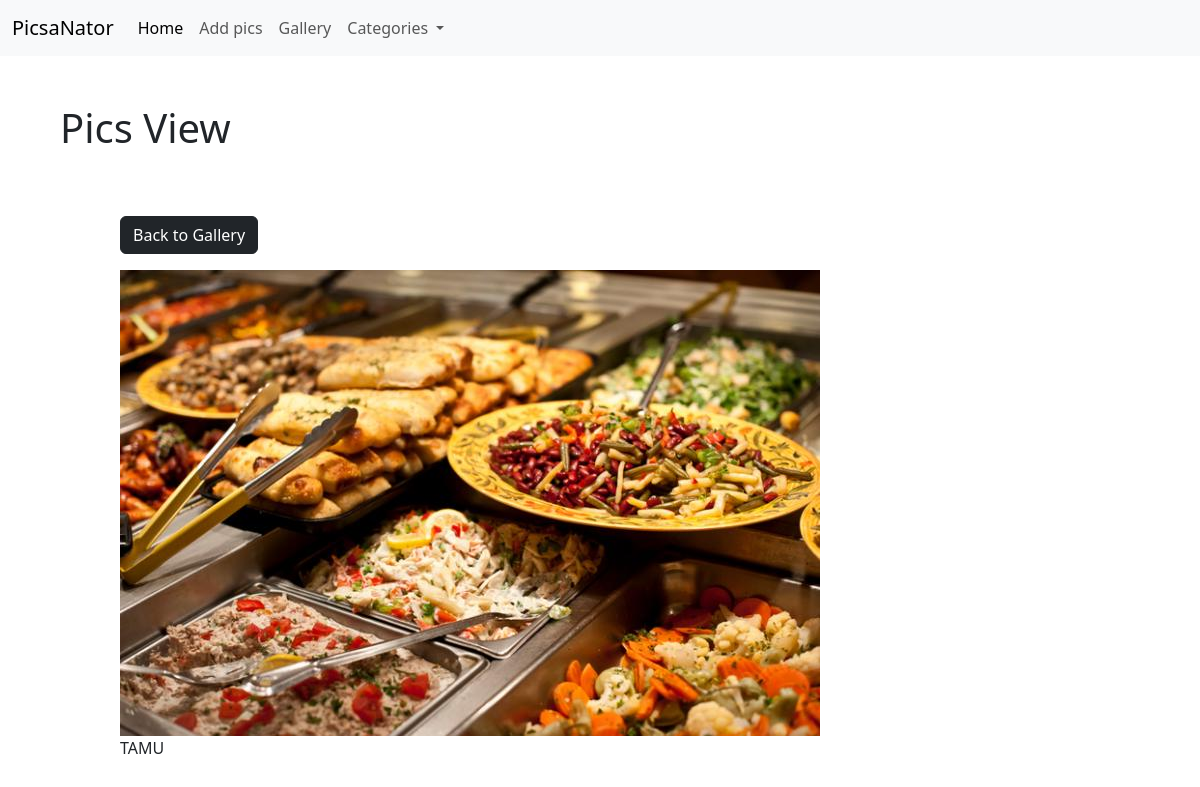
/picgallery/2/, run on the app's committed database.
### picgallery/models.py (models this page shows, shortened)
class Picture(models.Model):
  category =models.ForeignKey (Category, on_delete=models.SET_NULL, null=True, blank=True)
  image =models.ImageField(null=False, blank=False)
  description = models.TextField()

### picgallery/views.py (the view)
# urls.py: path('picgallery/<str:pk>/', views.view_photo, name='picgallery-view_photo'),
def view_photo(request,pk):
  picture = Picture.objects.get(id=pk)
  return render(request,'picgallery/view_photo.html',{'picture':picture})

### picgallery/templates/picgallery/view_photo.html
{% extends "picgallery/base.html" %}
  {% block content %}
  <h1>Pics View</h1>
  <div class="container m-5">
    <div class="row justify-content-center">
      <div class="col">
        <a href="{% url 'picgallery-gallery' %}" class="btn btn-dark my-3" >Back to Gallery</a>
        <div style="height: 90vh;">
          <img style="max-width: 100%; max-height: 100%"
               src="{{picture.image.url}}" alt="">
               <p>{{picture.description}}</p>
        </div>
      </div>
    </div>
  </div>
  {% endblock content %}

### data on the page
Picture: image (picture), description "TAMU"
